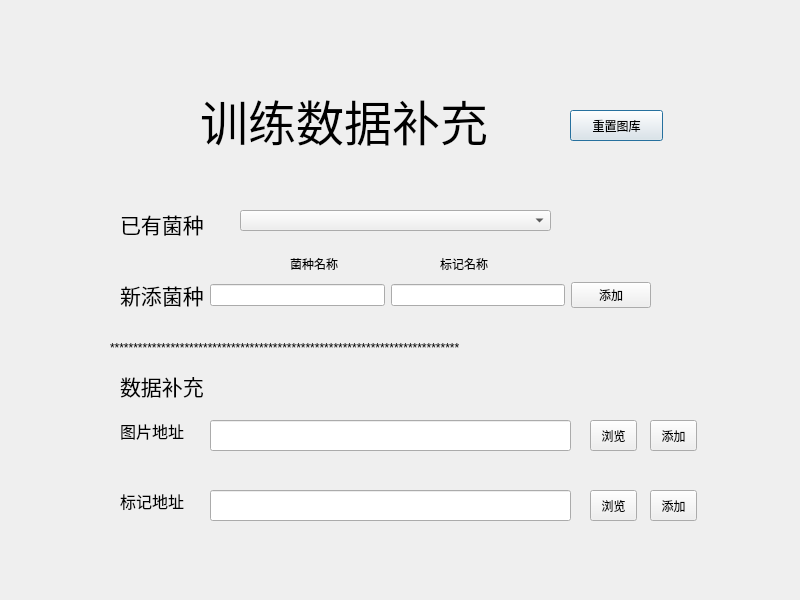
<?xml version="1.0" encoding="UTF-8"?>
<ui version="4.0">
 <class>Dialog</class>
 <widget class="QDialog" name="Dialog">
  <property name="geometry">
   <rect>
    <x>0</x>
    <y>0</y>
    <width>800</width>
    <height>600</height>
   </rect>
  </property>
  <property name="windowTitle">
   <string>Dialog</string>
  </property>
  <widget class="QLabel" name="label_8">
   <property name="geometry">
    <rect>
     <x>120</x>
     <y>490</y>
     <width>91</width>
     <height>21</height>
    </rect>
   </property>
   <property name="font">
    <font>
     <family>Agency FB</family>
     <pointsize>12</pointsize>
    </font>
   </property>
   <property name="text">
    <string>标记地址</string>
   </property>
  </widget>
  <widget class="QLabel" name="label_9">
   <property name="geometry">
    <rect>
     <x>110</x>
     <y>340</y>
     <width>661</width>
     <height>16</height>
    </rect>
   </property>
   <property name="text">
    <string>***************************************************************************</string>
   </property>
  </widget>
  <widget class="QPushButton" name="pushButton">
   <property name="geometry">
    <rect>
     <x>570</x>
     <y>110</y>
     <width>93</width>
     <height>31</height>
    </rect>
   </property>
   <property name="text">
    <string>重置图库</string>
   </property>
  </widget>
  <widget class="QToolButton" name="toolButton">
   <property name="geometry">
    <rect>
     <x>590</x>
     <y>420</y>
     <width>47</width>
     <height>31</height>
    </rect>
   </property>
   <property name="text">
    <string>浏览</string>
   </property>
  </widget>
  <widget class="QLabel" name="label_4">
   <property name="geometry">
    <rect>
     <x>290</x>
     <y>250</y>
     <width>60</width>
     <height>28</height>
    </rect>
   </property>
   <property name="text">
    <string>菌种名称</string>
   </property>
  </widget>
  <widget class="QLabel" name="label">
   <property name="geometry">
    <rect>
     <x>200</x>
     <y>70</y>
     <width>371</width>
     <height>101</height>
    </rect>
   </property>
   <property name="font">
    <font>
     <family>宋体</family>
     <pointsize>36</pointsize>
    </font>
   </property>
   <property name="text">
    <string>训练数据补充</string>
   </property>
  </widget>
  <widget class="QLabel" name="label_2">
   <property name="geometry">
    <rect>
     <x>120</x>
     <y>210</y>
     <width>121</width>
     <height>27</height>
    </rect>
   </property>
   <property name="font">
    <font>
     <family>楷体</family>
     <pointsize>16</pointsize>
    </font>
   </property>
   <property name="text">
    <string>已有菌种</string>
   </property>
  </widget>
  <widget class="QLabel" name="label_6">
   <property name="geometry">
    <rect>
     <x>120</x>
     <y>370</y>
     <width>141</width>
     <height>31</height>
    </rect>
   </property>
   <property name="font">
    <font>
     <family>楷体</family>
     <pointsize>16</pointsize>
    </font>
   </property>
   <property name="text">
    <string>数据补充</string>
   </property>
  </widget>
  <widget class="QToolButton" name="toolButton_3">
   <property name="geometry">
    <rect>
     <x>650</x>
     <y>420</y>
     <width>47</width>
     <height>31</height>
    </rect>
   </property>
   <property name="text">
    <string>添加</string>
   </property>
  </widget>
  <widget class="QLineEdit" name="lineEdit_3">
   <property name="geometry">
    <rect>
     <x>210</x>
     <y>420</y>
     <width>361</width>
     <height>31</height>
    </rect>
   </property>
  </widget>
  <widget class="QWidget" name="layoutWidget">
   <property name="geometry">
    <rect>
     <x>120</x>
     <y>280</y>
     <width>531</width>
     <height>30</height>
    </rect>
   </property>
   <layout class="QHBoxLayout" name="horizontalLayout">
    <item>
     <widget class="QLabel" name="label_3">
      <property name="font">
       <font>
        <family>楷体</family>
        <pointsize>16</pointsize>
       </font>
      </property>
      <property name="text">
       <string>新添菌种</string>
      </property>
     </widget>
    </item>
    <item>
     <widget class="QLineEdit" name="lineEdit"/>
    </item>
    <item>
     <widget class="QLineEdit" name="lineEdit_2"/>
    </item>
    <item>
     <widget class="QPushButton" name="pushButton_2">
      <property name="text">
       <string>添加</string>
      </property>
     </widget>
    </item>
   </layout>
  </widget>
  <widget class="QLineEdit" name="lineEdit_4">
   <property name="geometry">
    <rect>
     <x>210</x>
     <y>490</y>
     <width>361</width>
     <height>31</height>
    </rect>
   </property>
  </widget>
  <widget class="QToolButton" name="toolButton_2">
   <property name="geometry">
    <rect>
     <x>590</x>
     <y>490</y>
     <width>47</width>
     <height>31</height>
    </rect>
   </property>
   <property name="text">
    <string>浏览</string>
   </property>
  </widget>
  <widget class="QToolButton" name="toolButton_4">
   <property name="geometry">
    <rect>
     <x>650</x>
     <y>490</y>
     <width>47</width>
     <height>31</height>
    </rect>
   </property>
   <property name="text">
    <string>添加</string>
   </property>
  </widget>
  <widget class="QComboBox" name="comboBox">
   <property name="geometry">
    <rect>
     <x>240</x>
     <y>210</y>
     <width>311</width>
     <height>21</height>
    </rect>
   </property>
  </widget>
  <widget class="QLabel" name="label_5">
   <property name="geometry">
    <rect>
     <x>440</x>
     <y>250</y>
     <width>60</width>
     <height>28</height>
    </rect>
   </property>
   <property name="text">
    <string>标记名称</string>
   </property>
  </widget>
  <widget class="QLabel" name="label_7">
   <property name="geometry">
    <rect>
     <x>120</x>
     <y>420</y>
     <width>91</width>
     <height>21</height>
    </rect>
   </property>
   <property name="font">
    <font>
     <family>Agency FB</family>
     <pointsize>12</pointsize>
    </font>
   </property>
   <property name="text">
    <string>图片地址</string>
   </property>
  </widget>
 </widget>
 <resources/>
 <connections/>
</ui>
